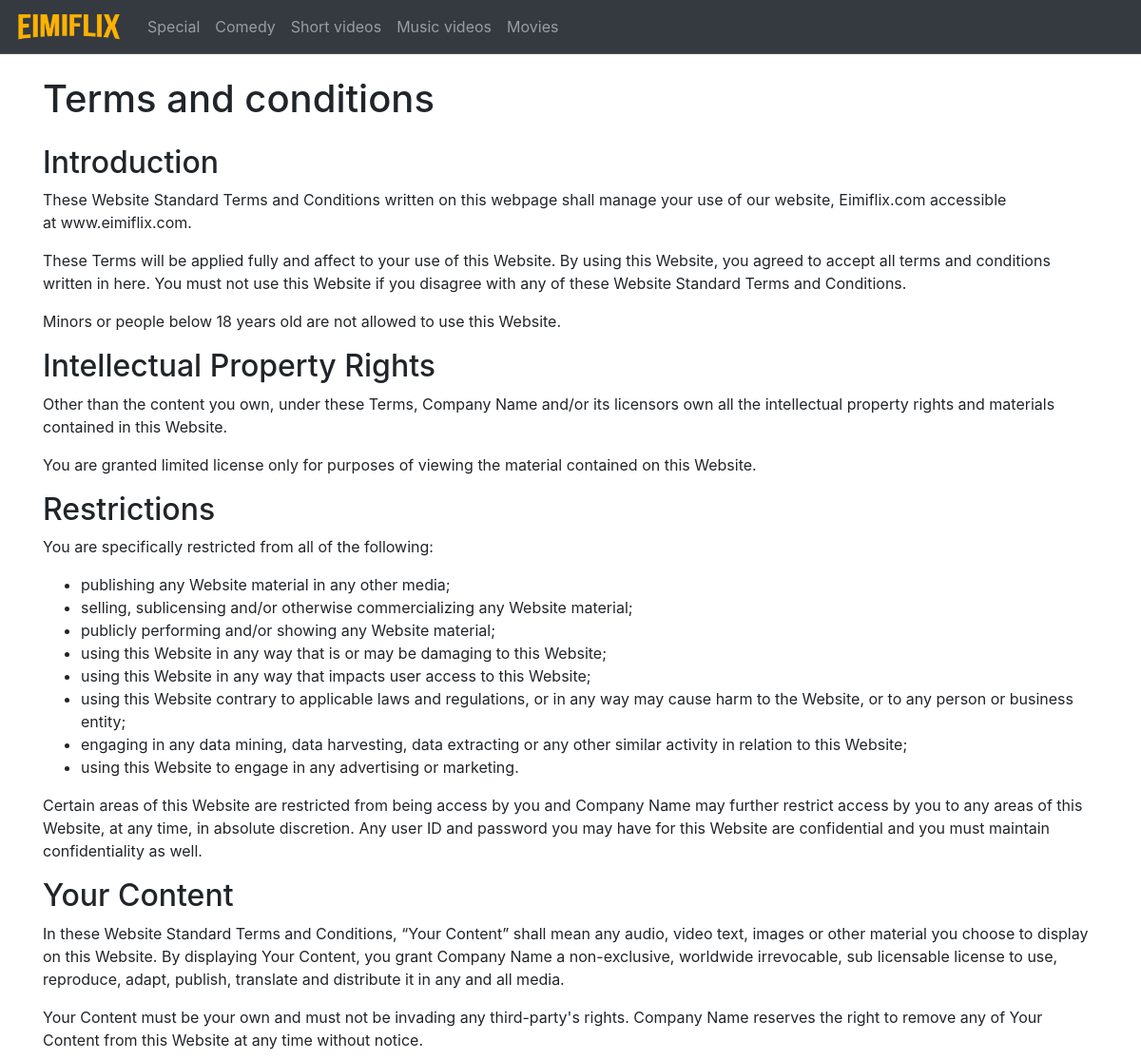
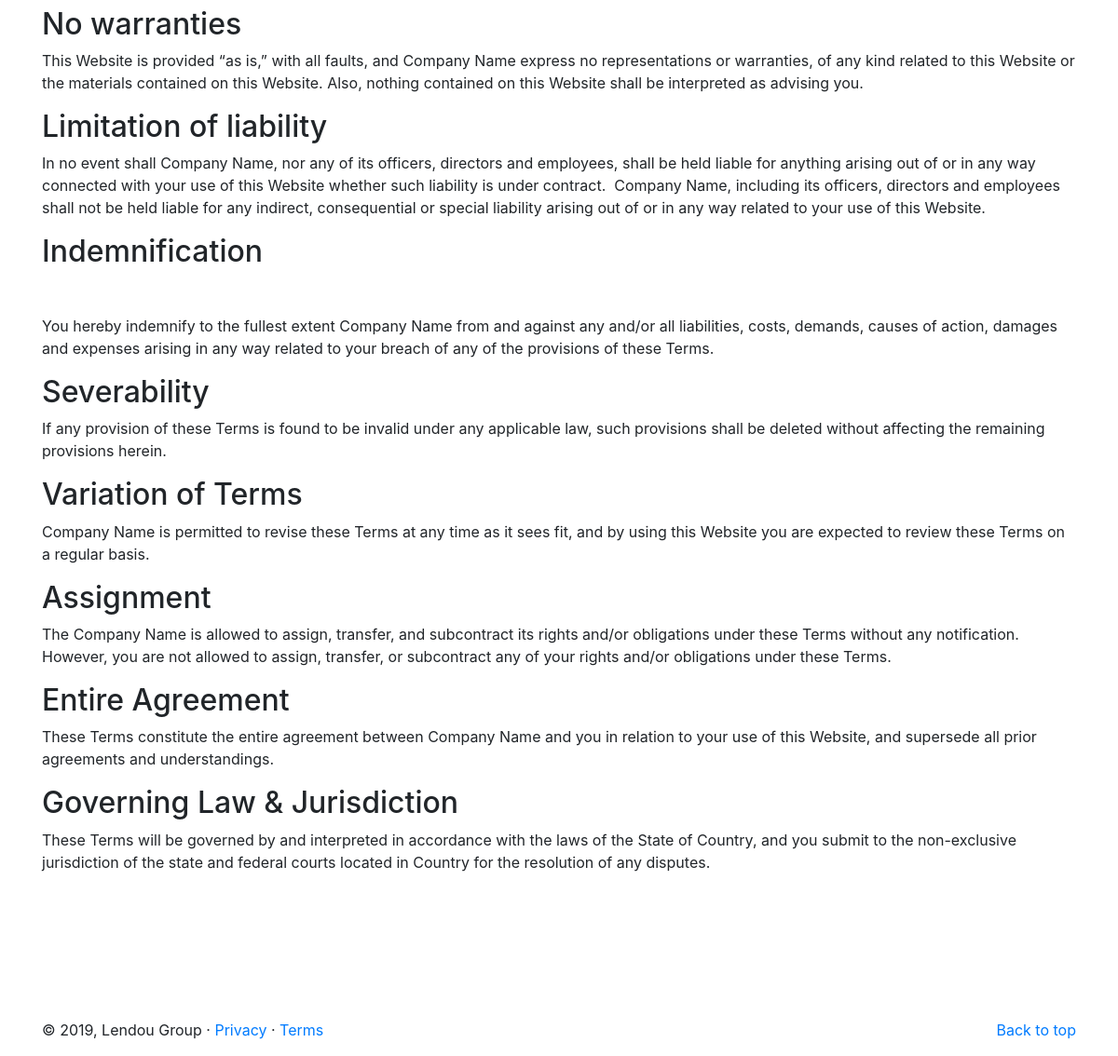
The app's page /home/page/terms with its own data (2 pictures, top to bottom).
### tables this page shows
CREATE TABLE `pages` (
  `id` int(11) NOT NULL,
  `title` varchar(200) NOT NULL,
  `snippet` text NOT NULL,
  `content` text NOT NULL,
  `slug` varchar(50) NOT NULL,
  `is_published` tinyint(1) NOT NULL DEFAULT '0',
  `created_on` timestamp NOT NULL DEFAULT CURRENT_TIMESTAMP,
  `last_updated` timestamp NOT NULL DEFAULT CURRENT_TIMESTAMP
);

### application/controllers/Home.php (called while the page is built, shortened)
<?php
class Home extends CI_Controller
{
	public function __construct()
	{
		$this->load->model('Object_model');
	}
	public function page($slug)
	{
		$this->load->model('Page_model');
		$page = $this->Page_model->get_slug($slug);
		$this->load->view('layouts/header', array('title' => $page->title));
		$this->load->view('page', array('page' => $page));
		$this->load->view('layouts/footer');
	}
}

### index.php (called while the page is built, shortened)
<?php
require_once BASEPATH.'core/CodeIgniter.php';

### application/models/Page_model.php (called while the page is built, shortened)
<?php
class Page_model extends CI_Model{
    public function get_slug($slug) {
        $query = $this->db->get_where('pages', array('slug' => $slug));
        if ($query->num_rows() == 1){
            $page = $query->result()[0];
            return $page;
        }
        else
            return null;
    }
}

### application/views/page.php (the view)
<div class="container mt-4">
    <h1><?=htmlentities($page->title)?></h1>
    <div class="mt-4">
        <?=$page->content?>
    </div>
</div>

### records on screen
pages: title "Terms and conditions", content "Introduction These Website Standard Terms and Conditions written on this webpage shall manage your use of our website, Eimiflix.com accessible at www.eimiflix.com . These Terms will be applied fully and affect to your use of this Website. By using this Website, you agreed to accept all terms and conditions written in here. You must not use this Website if you disagree with any of these Website Standard Terms and Conditions. Minors or people below 18 years old are not allowed to use this Website. Intellectual Property Rights Other than the content you own, under these Terms, Company Name and/or its licensors own all the intellectual property rights and materials contained in this Website.…"
